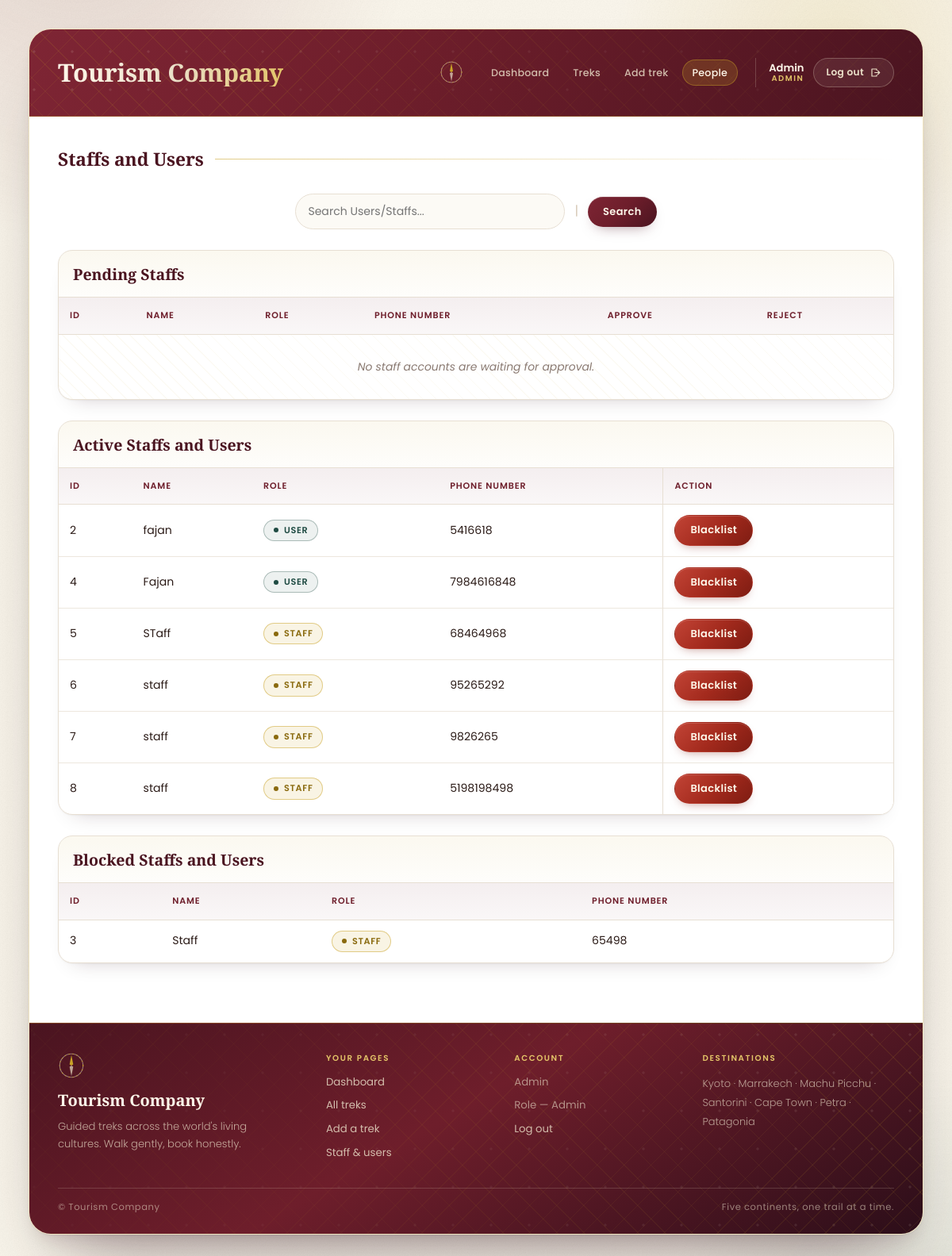
Screenshot of /all_staffs_users (signed in) with the database file from the repository.
### models.py (models this page shows)
class user(db.Model):
    user_id = db.Column(db.Integer, primary_key = True)
    name = db.Column(db.String, nullable = False)
    email = db.Column(db.String, unique = True,nullable = False)
    password = db.Column(db.String, nullable = False)
    phone = db.Column(db.String, nullable = False)
    address = db.Column(db.String, nullable = False)
    role = db.Column(db.String, nullable = False)
    status = db.Column(db.String, nullable = False)

### controller.py (the view, shortened to what this page needs)
@admin_routes.route("/all_staffs_users")
def all_staffs_users():
    if session.get("user_role") != "Admin":
        return redirect("/login")
    search_word = request.args.get("searchuser", "").strip()
    query = db.session.query(user).filter(user.role != "Admin")
    all_u = query.all()
    return render_template(
        "all_staffs_users.html",
        active_u = [u for u in all_u if u.status == "Active"],
        blocked_u = [u for u in all_u if u.status == "Blacklisted"],
        pending_u = [u for u in all_u if u.status == "Pending"],
        search_word = search_word
    )

### templates/all_staffs_users.html (shortened to what this page needs)
<!doctype html>
<html lang="en">
  <head>
    <link rel="stylesheet" href="/static/main.css" />
    <link rel="stylesheet" href="/static/app_style.css" />
    <link rel="stylesheet" href="/static/app_layout.css" />
  </head>
  <body>
    <div class="container">
      <div>
        <h2 class="center">Tourism Company</h2>
        {% include "_topbar.html" %}
      </div>
      <div class="dashboard-form">
        <h3 class="center">Staffs and Users</h3>
        <div class="center">
          <form action="/all_staffs_users" method="GET">
            <input type="text" name="searchuser" value="{{ search_word }}" placeholder="Search Users/Staffs..." /> |
            <input type="submit" value="Search" />
          </form>
        </div>
        <div class="table-wrap">
          <table class="center" name="pend_staffs" border="1">
            <caption class="center">Pending Staffs</caption>
            <tr>
              <th>ID</th>
              <th>Name</th>
              <th>Role</th>
              <th>Phone Number</th>
              <th>Approve</th>
              <th>Reject</th>
            </tr>
            {% for u in pending_u %}
              <tr>
                <td data-label="ID">{{ u.user_id }}</td>
                <td data-label="Name">{{ u.name }}</td>
                <td data-label="Role"><span class="pill pill-{{ u.role|lower }}">{{ u.role }}</span></td>
                <td data-label="Phone Number">{{ u.phone }}</td>
                <td data-label="Approve">
                  <form action="/approve/{{ u.user_id }}" method="POST" style="display:inline;">
                    <button type="submit" class="button-link">Approve</button>
                  </form>
                </td>
                <td data-label="Reject">
                  <form action="/reject/{{ u.user_id }}" method="POST" style="display:inline;">
                    <button type="submit" class="button-link">Reject</button>
                  </form>
                </td>
              </tr>
            {% else %}
              <tr class="is-empty"><td colspan="6">No staff accounts are waiting for approval.</td></tr>
            {% endfor %}
          </table>
        </div>
        <div class="table-wrap reveal-up">
          <table class="center" name="Active_staffs_users" border="1">
            <caption class="center">Active Staffs and Users</caption>
            <tr>
              <th>ID</th>
              <th>Name</th>
              <th>Role</th>
              <th>Phone Number</th>
              <th>Action</th>
            </tr>
            {% for u in active_u %}
              <tr>
                <td data-label="ID">{{ u.user_id }}</td>
                <td data-label="Name">{{ u.name }}</td>
                <td data-label="Role"><span class="pill pill-{{ u.role|lower }}">{{ u.role }}</span></td>
                <td data-label="Phone Number">{{ u.phone }}</td>
                <td data-label="Action">
                  <form action="/blacklist/{{ u.user_id }}" method="POST" style="display:inline;">
                    <button type="submit" class="button-link">Blacklist</button>
                  </form>
                </td>
              </tr>
            {% else %}
              <tr class="is-empty"><td colspan="5">No active staffs or users found.</td></tr>
            {% endfor %}
          </table>
        </div>
        <div class="table-wrap reveal-up">
          <table class="center" name="blk_staffs_users" border="1">
            <caption class="center">Blocked Staffs and Users</caption>
            <tr>
              <th>ID</th>
              <th>Name</th>
              <th>Role</th>
              <th>Phone Number</th>
            </tr>
            {% for u in blocked_u %}
              <tr>
                <td data-label="ID">{{ u.user_id }}</td>
                <td data-label="Name">{{ u.name }}</td>
                <td data-label="Role"><span class="pill pill-{{ u.role|lower }}">{{ u.role }}</span></td>
                <td data-label="Phone Number">{{ u.phone }}</td>
              </tr>
            {% else %}
              <tr class="is-empty"><td colspan="4">No blocked staffs or users found.</td></tr>
            {% endfor %}
          </table>
        </div>
      </div>
      {% include "_appfoot.html" %}
    </div>
  </body>
</html>

### static/app_style.css (style rules this page uses)
.container > div:has(> h2.center) { display:flex; flex-wrap:wrap; align-items:center; gap:14px 22px; }
.container > div > h2.center { margin-right:auto; }
.container { animation:card-in .62s var(--ease) both; }
.container > div:has(> h2.center) > * { animation:head-in .55s var(--ease) both .1s; }
.dashboard-form > * { animation:block-in .5s var(--ease) both; }
.dashboard-form > *:nth-child(1) { animation-delay:.10s; }
.dashboard-form > *:nth-child(2) { animation-delay:.16s; }
.dashboard-form > *:nth-child(3) { animation-delay:.22s; }
.dashboard-form > *:nth-child(4) { animation-delay:.28s; }
.dashboard-form > *:nth-child(5) { animation-delay:.34s; }
.dashboard-form h3::after { transform-origin:left; animation:rule-draw .8s var(--ease) both .3s; }
.row-in { animation:row-in .42s var(--ease) both; animation-delay:calc(min(var(--row,0),14) * 45ms + .18s); }
.js-on .reveal-up { opacity:0; transform:translateY(20px); transition:opacity .6s var(--ease),transform .6s var(--ease); }
.js-on .reveal-up.is-in { opacity:1;transform:none; }
.table-wrap tr { transition:background-color .18s var(--ease),box-shadow .22s var(--ease); }
.pill { transition:transform .18s var(--ease),box-shadow .2s var(--ease); }
.button-link, .dashboard-form button { position:relative;overflow:hidden; }
.button-link::after, .dashboard-form button::after { content:""; position:absolute; top:0; left:-120%; width:60%; height:100%; pointer-events:none; background:linear-gradient(100deg,transparent,rgba(255,255,255,.32),transparent); transition:left .55s var(--ease); }
.table-wrap tr.is-empty td { padding:30px 18px; text-align:center; color:var(--muted); font-size:.87rem; font-style:italic; background:repeating-linear-gradient(45deg,rgba(201,162,39,.05) 0 1px,transparent 1px 12px); }

### static/app_layout.css (style rules this page uses)
body:has(.dashboard-form) { align-items:stretch; }
.container:has(.dashboard-form) { grid-template-rows:auto 1fr auto; min-height:calc(100vh - 2 * clamp(16px,3vw,40px)); min-height:calc(100dvh - 2 * clamp(16px,3vw,40px)); }

### rows the page displays
user: user_id "2", name "fajan", role "USER", phone "5416618"
user: user_id "4", name "Fajan", role "USER", phone "7984616848"
user: user_id "5", name "STaff", role "STAFF", phone "68464968"
user: user_id "6", name "staff", role "STAFF", phone "95265292"
user: user_id "7", name "staff", role "STAFF", phone "9826265"
user: user_id "8", name "staff", role "STAFF", phone "5198198498"
user: user_id "3", name "Staff", role "STAFF", phone "65498"

### other values shown
{{ session.get('user_name', 'Signed in') }} "Admin"
{{ role }} "ADMIN"
{{ role }} "Admin"
